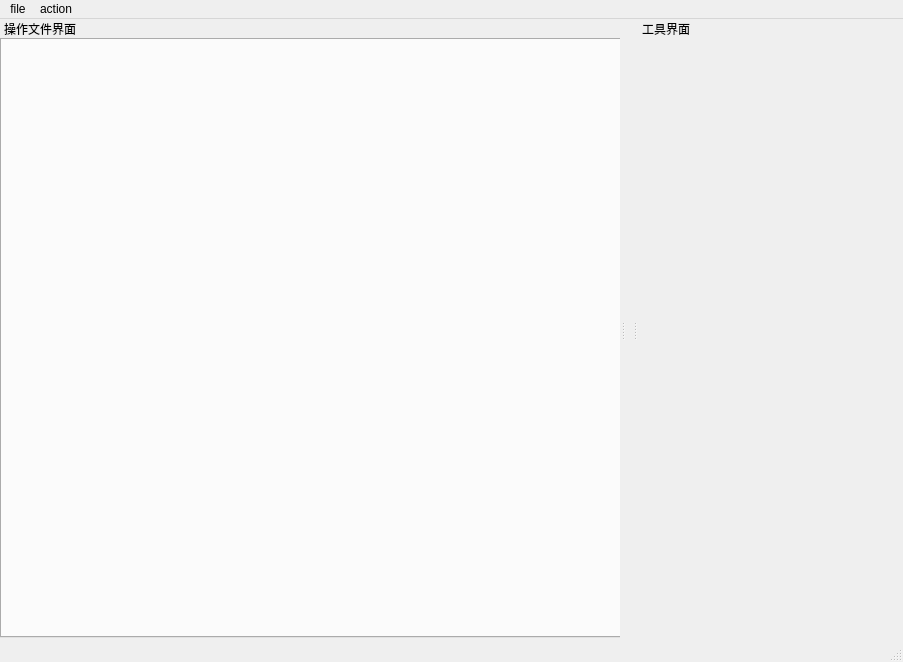
<?xml version="1.0" encoding="UTF-8"?>
<ui version="4.0">
 <class>MainWindow</class>
 <widget class="QMainWindow" name="MainWindow">
  <property name="geometry">
   <rect>
    <x>0</x>
    <y>0</y>
    <width>903</width>
    <height>662</height>
   </rect>
  </property>
  <property name="windowTitle">
   <string>MainWindow</string>
  </property>
  <property name="styleSheet">
   <string notr="true"/>
  </property>
  <widget class="QWidget" name="centralwidget"/>
  <widget class="QMenuBar" name="menubar">
   <property name="geometry">
    <rect>
     <x>0</x>
     <y>0</y>
     <width>903</width>
     <height>21</height>
    </rect>
   </property>
   <widget class="QMenu" name="menufile">
    <property name="title">
     <string>file</string>
    </property>
    <widget class="QMenu" name="menunew">
     <property name="title">
      <string>new</string>
     </property>
     <addaction name="actiontxt_file"/>
     <addaction name="actionscv_file"/>
    </widget>
    <addaction name="menunew"/>
    <addaction name="actionopen"/>
    <addaction name="actionsave"/>
    <addaction name="actionclose"/>
    <addaction name="actiondownload"/>
   </widget>
   <widget class="QMenu" name="menuaction">
    <property name="title">
     <string>action</string>
    </property>
    <addaction name="actionadd"/>
    <addaction name="actiondel_row"/>
    <addaction name="actionsub"/>
    <addaction name="actiondel_col"/>
    <addaction name="actionlink_server"/>
   </widget>
   <addaction name="menufile"/>
   <addaction name="menuaction"/>
  </widget>
  <widget class="QStatusBar" name="statusbar"/>
  <widget class="QDockWidget" name="dockLeft">
   <property name="styleSheet">
    <string notr="true"/>
   </property>
   <property name="features">
    <set>QDockWidget::NoDockWidgetFeatures</set>
   </property>
   <property name="allowedAreas">
    <set>Qt::LeftDockWidgetArea</set>
   </property>
   <property name="windowTitle">
    <string>操作文件界面</string>
   </property>
   <attribute name="dockWidgetArea">
    <number>1</number>
   </attribute>
   <widget class="QWidget" name="dockLeftWid">
    <property name="sizePolicy">
     <sizepolicy hsizetype="Preferred" vsizetype="Preferred">
      <horstretch>0</horstretch>
      <verstretch>0</verstretch>
     </sizepolicy>
    </property>
    <property name="minimumSize">
     <size>
      <width>620</width>
      <height>600</height>
     </size>
    </property>
    <property name="baseSize">
     <size>
      <width>620</width>
      <height>600</height>
     </size>
    </property>
    <widget class="QTabWidget" name="tabWidget">
     <property name="geometry">
      <rect>
       <x>0</x>
       <y>0</y>
       <width>621</width>
       <height>600</height>
      </rect>
     </property>
     <property name="currentIndex">
      <number>-1</number>
     </property>
    </widget>
   </widget>
  </widget>
  <widget class="QDockWidget" name="dockRight">
   <property name="minimumSize">
    <size>
     <width>265</width>
     <height>620</height>
    </size>
   </property>
   <property name="styleSheet">
    <string notr="true"/>
   </property>
   <property name="features">
    <set>QDockWidget::NoDockWidgetFeatures</set>
   </property>
   <property name="allowedAreas">
    <set>Qt::RightDockWidgetArea</set>
   </property>
   <property name="windowTitle">
    <string>工具界面</string>
   </property>
   <attribute name="dockWidgetArea">
    <number>2</number>
   </attribute>
   <widget class="QWidget" name="dockRightWid">
    <property name="styleSheet">
     <string notr="true"/>
    </property>
   </widget>
  </widget>
  <action name="actionopen">
   <property name="text">
    <string>open</string>
   </property>
   <property name="shortcut">
    <string>Ctrl+O</string>
   </property>
  </action>
  <action name="actionsave">
   <property name="text">
    <string>save</string>
   </property>
   <property name="shortcut">
    <string>Ctrl+S</string>
   </property>
  </action>
  <action name="actionadd">
   <property name="text">
    <string> add row</string>
   </property>
  </action>
  <action name="actionsub">
   <property name="text">
    <string>add col</string>
   </property>
  </action>
  <action name="actionclose">
   <property name="text">
    <string>close</string>
   </property>
   <property name="shortcut">
    <string>Ctrl+W</string>
   </property>
  </action>
  <action name="actiondownload">
   <property name="text">
    <string>download</string>
   </property>
  </action>
  <action name="actiontxt_file">
   <property name="text">
    <string>txt file</string>
   </property>
   <property name="shortcut">
    <string>Ctrl+N, Ctrl+T</string>
   </property>
  </action>
  <action name="actionscv_file">
   <property name="text">
    <string>scv file</string>
   </property>
   <property name="shortcut">
    <string>Ctrl+N, Ctrl+C</string>
   </property>
  </action>
  <action name="actionlink_server">
   <property name="text">
    <string>link server</string>
   </property>
  </action>
  <action name="actiondel_row">
   <property name="text">
    <string>del row</string>
   </property>
  </action>
  <action name="actiondel_col">
   <property name="text">
    <string>del col</string>
   </property>
  </action>
 </widget>
 <resources/>
 <connections/>
</ui>
